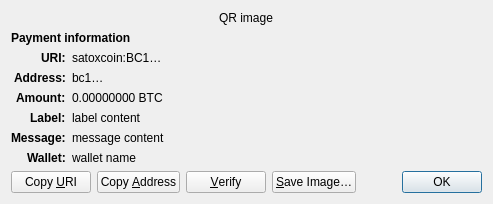
<?xml version="1.0" encoding="UTF-8"?>
<ui version="4.0">
 <class>ReceiveRequestDialog</class>
 <widget class="QDialog" name="ReceiveRequestDialog">
  <property name="geometry">
   <rect>
    <x>0</x>
    <y>0</y>
    <width>413</width>
    <height>229</height>
   </rect>
  </property>
  <property name="windowTitle">
   <string>Request payment to …</string>
  </property>
  <layout class="QGridLayout" name="gridLayout" columnstretch="0,1">
   <property name="sizeConstraint">
    <enum>QLayout::SetFixedSize</enum>
   </property>
   <item row="0" column="0" colspan="2" alignment="Qt::AlignHCenter">
    <widget class="QRImageWidget" name="qr_code">
     <property name="text">
      <string notr="true">QR image</string>
     </property>
     <property name="textInteractionFlags">
      <set>Qt::NoTextInteraction</set>
     </property>
    </widget>
   </item>
   <item row="1" column="0" colspan="2">
    <widget class="QLabel" name="payment_header">
     <property name="font">
      <font>
       <weight>75</weight>
       <bold>true</bold>
      </font>
     </property>
     <property name="text">
      <string>Payment information</string>
     </property>
     <property name="textInteractionFlags">
      <set>Qt::NoTextInteraction</set>
     </property>
    </widget>
   </item>
   <item row="2" column="0" alignment="Qt::AlignRight|Qt::AlignTop">
    <widget class="QLabel" name="uri_tag">
     <property name="font">
      <font>
       <weight>75</weight>
       <bold>true</bold>
      </font>
     </property>
     <property name="text">
      <string notr="true">URI:</string>
     </property>
     <property name="textFormat">
      <enum>Qt::PlainText</enum>
     </property>
     <property name="textInteractionFlags">
      <set>Qt::NoTextInteraction</set>
     </property>
    </widget>
   </item>
   <item row="2" column="1" alignment="Qt::AlignTop">
    <widget class="QLabel" name="uri_content">
     <property name="text">
      <string notr="true">satoxcoin:BC1…</string>
     </property>
     <property name="textFormat">
      <enum>Qt::RichText</enum>
     </property>
     <property name="wordWrap">
      <bool>true</bool>
     </property>
     <property name="textInteractionFlags">
      <set>Qt::TextSelectableByMouse</set>
     </property>
    </widget>
   </item>
   <item row="3" column="0" alignment="Qt::AlignRight|Qt::AlignTop">
    <widget class="QLabel" name="address_tag">
     <property name="font">
      <font>
       <weight>75</weight>
       <bold>true</bold>
      </font>
     </property>
     <property name="text">
      <string>Address:</string>
     </property>
     <property name="textInteractionFlags">
      <set>Qt::NoTextInteraction</set>
     </property>
    </widget>
   </item>
   <item row="3" column="1" alignment="Qt::AlignTop">
    <widget class="QLabel" name="address_content">
     <property name="text">
      <string notr="true">bc1…</string>
     </property>
     <property name="textFormat">
      <enum>Qt::PlainText</enum>
     </property>
     <property name="textInteractionFlags">
      <set>Qt::TextSelectableByMouse</set>
     </property>
    </widget>
   </item>
   <item row="4" column="0" alignment="Qt::AlignRight|Qt::AlignTop">
    <widget class="QLabel" name="amount_tag">
     <property name="font">
      <font>
       <weight>75</weight>
       <bold>true</bold>
      </font>
     </property>
     <property name="text">
      <string>Amount:</string>
     </property>
     <property name="textInteractionFlags">
      <set>Qt::NoTextInteraction</set>
     </property>
    </widget>
   </item>
   <item row="4" column="1" alignment="Qt::AlignTop">
    <widget class="QLabel" name="amount_content">
     <property name="text">
      <string notr="true">0.00000000 BTC</string>
     </property>
     <property name="textFormat">
      <enum>Qt::PlainText</enum>
     </property>
     <property name="textInteractionFlags">
      <set>Qt::TextSelectableByMouse</set>
     </property>
    </widget>
   </item>
   <item row="5" column="0" alignment="Qt::AlignRight|Qt::AlignTop">
    <widget class="QLabel" name="label_tag">
     <property name="font">
      <font>
       <weight>75</weight>
       <bold>true</bold>
      </font>
     </property>
     <property name="text">
      <string>Label:</string>
     </property>
     <property name="textInteractionFlags">
      <set>Qt::NoTextInteraction</set>
     </property>
    </widget>
   </item>
   <item row="5" column="1" alignment="Qt::AlignTop">
    <widget class="QLabel" name="label_content">
     <property name="text">
      <string notr="true">label content</string>
     </property>
     <property name="textFormat">
      <enum>Qt::PlainText</enum>
     </property>
     <property name="wordWrap">
      <bool>true</bool>
     </property>
     <property name="textInteractionFlags">
      <set>Qt::TextSelectableByMouse</set>
     </property>
    </widget>
   </item>
   <item row="6" column="0" alignment="Qt::AlignRight|Qt::AlignTop">
    <widget class="QLabel" name="message_tag">
     <property name="font">
      <font>
       <weight>75</weight>
       <bold>true</bold>
      </font>
     </property>
     <property name="text">
      <string>Message:</string>
     </property>
     <property name="textInteractionFlags">
      <set>Qt::NoTextInteraction</set>
     </property>
    </widget>
   </item>
   <item row="6" column="1" alignment="Qt::AlignTop">
    <widget class="QLabel" name="message_content">
     <property name="text">
      <string notr="true">message content</string>
     </property>
     <property name="textFormat">
      <enum>Qt::PlainText</enum>
     </property>
     <property name="wordWrap">
      <bool>true</bool>
     </property>
     <property name="textInteractionFlags">
      <set>Qt::TextSelectableByMouse</set>
     </property>
    </widget>
   </item>
   <item row="7" column="0" alignment="Qt::AlignRight|Qt::AlignTop">
    <widget class="QLabel" name="wallet_tag">
     <property name="font">
      <font>
       <weight>75</weight>
       <bold>true</bold>
      </font>
     </property>
     <property name="text">
      <string>Wallet:</string>
     </property>
     <property name="textInteractionFlags">
      <set>Qt::NoTextInteraction</set>
     </property>
    </widget>
   </item>
   <item row="7" column="1" alignment="Qt::AlignTop">
    <widget class="QLabel" name="wallet_content">
     <property name="text">
      <string notr="true">wallet name</string>
     </property>
     <property name="textFormat">
      <enum>Qt::PlainText</enum>
     </property>
     <property name="wordWrap">
      <bool>true</bool>
     </property>
     <property name="textInteractionFlags">
      <set>Qt::TextSelectableByMouse</set>
     </property>
    </widget>
   </item>
   <item row="8" column="0" colspan="2">
    <layout class="QHBoxLayout" name="horizontalLayout">
     <item>
      <widget class="QPushButton" name="btnCopyURI">
       <property name="text">
        <string>Copy &amp;URI</string>
       </property>
       <property name="autoDefault">
        <bool>false</bool>
       </property>
      </widget>
     </item>
     <item>
      <widget class="QPushButton" name="btnCopyAddress">
       <property name="text">
        <string>Copy &amp;Address</string>
       </property>
       <property name="autoDefault">
        <bool>false</bool>
       </property>
      </widget>
     </item>
     <item>
      <widget class="QPushButton" name="btnVerify">
       <property name="text">
        <string>&amp;Verify</string>
       </property>
       <property name="toolTip">
        <string>Verify this address on e.g. a hardware wallet screen</string>
       </property>
       <property name="autoDefault">
        <bool>false</bool>
       </property>
      </widget>
     </item>
     <item>
      <widget class="QPushButton" name="btnSaveAs">
       <property name="text">
        <string>&amp;Save Image…</string>
       </property>
       <property name="autoDefault">
        <bool>false</bool>
       </property>
      </widget>
     </item>
     <item>
      <spacer name="horizontalSpacer_2">
       <property name="orientation">
        <enum>Qt::Horizontal</enum>
       </property>
       <property name="sizeHint" stdset="0">
        <size>
         <width>40</width>
         <height>20</height>
        </size>
       </property>
      </spacer>
     </item>
     <item>
      <widget class="QDialogButtonBox" name="buttonBox">
       <property name="focusPolicy">
        <enum>Qt::StrongFocus</enum>
       </property>
       <property name="standardButtons">
        <set>QDialogButtonBox::Ok</set>
       </property>
      </widget>
     </item>
    </layout>
   </item>
  </layout>
 </widget>
 <customwidgets>
  <customwidget>
   <class>QRImageWidget</class>
   <extends>QLabel</extends>
   <header>qt/qrimagewidget.h</header>
  </customwidget>
 </customwidgets>
 <tabstops>
  <tabstop>buttonBox</tabstop>
  <tabstop>btnCopyURI</tabstop>
  <tabstop>btnCopyAddress</tabstop>
  <tabstop>btnSaveAs</tabstop>
 </tabstops>
 <resources/>
 <connections>
  <connection>
   <sender>buttonBox</sender>
   <signal>accepted()</signal>
   <receiver>ReceiveRequestDialog</receiver>
   <slot>accept()</slot>
   <hints>
    <hint type="sourcelabel">
     <x>135</x>
     <y>230</y>
    </hint>
    <hint type="destinationlabel">
     <x>135</x>
     <y>126</y>
    </hint>
   </hints>
  </connection>
 </connections>
</ui>
